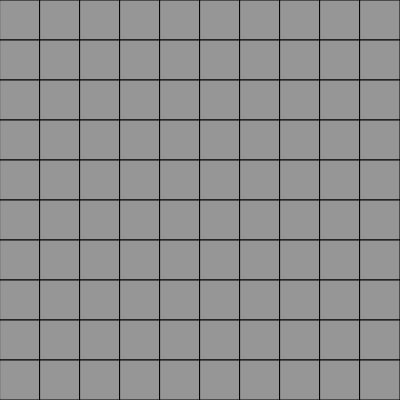
Frame 1 (no input)
Frame 60 (no input): identical to frame 1, image omitted
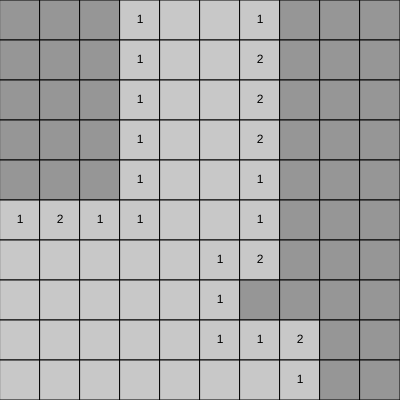
Frame 120 (the mouse pressed at the canvas centre since frame 60)

The p5.js sketch that drew these frames (run headless with seeded random() and noise() and a simulated clock; from frame 60 on, the mouse is pressed at the canvas centre):

// p5.js sketch
// ── sketch.js
const rows = 10;
const cols = 10;
const totalMines = 10;

let grid = [];
let gameOver = false;
let bombsFound = 0;

function setup() {
  
  let canvas = createCanvas(400, 400);
  canvas.style('display', 'block');
  canvas.style('margin', 'auto');
  createGrid();
  placeMines();
  calculateNumbers();
}

function createGrid() {
  for (let i = 0; i < rows; i++) {
    grid[i] = [];
    for (let j = 0; j < cols; j++) {
      grid[i][j] = {
        x: i * width / rows + width / (2 * rows),
        y: j * height / cols + height / (2 * cols),
        revealed: false,
        mine: false,
        number: 0
      };
    }
  }
}

function placeMines() {
  let count = 0;
  while (count < totalMines) {
    let i = floor(random(rows));
    let j = floor(random(cols));
    if (!grid[i][j].mine) {
      grid[i][j].mine = true;
      count++;
    }
  }
}

function calculateNumbers() {
  for (let i = 0; i < rows; i++) {
    for (let j = 0; j < cols; j++) {
      if (!grid[i][j].mine) {
        let count = 0;
        for (let x = -1; x <= 1; x++) {
          for (let y = -1; y <= 1; y++) {
            let ni = i + x;
            let nj = j + y;
            if (ni >= 0 && ni < rows && nj >= 0 && nj < cols && grid[ni][nj].mine) {
              count++;
            }
          }
        }
        grid[i][j].number = count;
      }
    }
  }
}

function revealCell(i, j) {
  if (i >= 0 && i < rows && j >= 0 && j < cols && !grid[i][j].revealed) {
    grid[i][j].revealed = true;
    if (grid[i][j].mine) {
      gameOver = true;
    } else if (grid[i][j].number === 0) {
      for (let x = -1; x <= 1; x++) {
        for (let y = -1; y <= 1; y++) {
          revealCell(i + x, j + y);
        }
      }
    }
  }
}

function restartGame() {
  grid = [];
  gameOver = false;
  bombsFound = 0;
  createGrid();
  placeMines();
  calculateNumbers();
}

function mousePressed() {
  if (!gameOver) {
    let i = floor(mouseX / (width / rows));
    let j = floor(mouseY / (height / cols));
    revealCell(i, j);
  }
}

function draw() {
  background(220);
  let cellsRevealed = 0;
  for (let i = 0; i < rows; i++) {
    for (let j = 0; j < cols; j++) {
      let cell = grid[i][j];
      if (cell.revealed) {
        cellsRevealed++;
        if (cell.mine) {
          fill(255, 0, 0);
          ellipse(cell.x, cell.y, 0.8 * width / rows);
        } else {
          fill(200);
          rect(cell.x - width / (2 * rows), cell.y - height / (2 * cols), width / rows, height / cols);
          if (cell.number > 0) {
            textAlign(CENTER, CENTER);
            fill(0);
            text(cell.number, cell.x, cell.y);
          }
        }
      } else {
        fill(150);
        rect(cell.x - width / (2 * rows), cell.y - height / (2 * cols), width / rows, height / cols);
      }
    }
  }
  
  if (cellsRevealed === rows * cols - totalMines) {
    fill(0);
    textAlign(CENTER, CENTER);
    textSize(24);
    text("All bombs found!", width / 2, height / 2);
  }
}

function keyPressed() {
  if (key === 'r' || key === 'R') {
    restartGame();
  }
}

// ── style.css
html, body {
  background-image: url(/../Pictures/christmas.jpg);
  background-size: 70% 100%;
  width:100vw;
  height:100vh;
  overflow: hidden;
  margin-left: 0px;
}

canvas {
  display: block;
}
button {
  background-color: red;
  color: white; 
  border: none; 
  padding: 10px 20px; 
  border-radius: 10px; 
  margin-top: 5px; 
  margin-right: 5px; 
  font-size: 16px; 
  cursor: pointer;
}
h1 {
  text-align: center;
  color: rgb(255, 0, 0);
  font-size: 5vh;
  margin-top: 1vh;
  margin-bottom: 1vh;
 font-family: 'Segoe UI', Tahoma, Geneva, Verdana, sans-serif;
}
